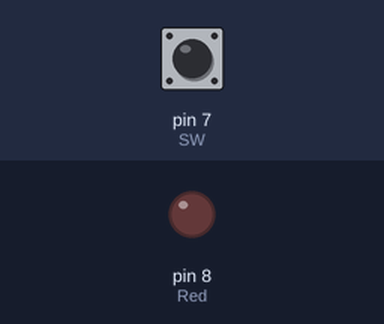
The sketch below on a simulated Arduino Uno, built with avr-gcc and run on an emulated ATmega328P. Shown: output pins drawn as LEDs (lit = HIGH). The inputs (shaded band) are chosen by the test bench; at power-on: pin 7 (SW) HIGH.

Above: at 1.2 s.
1.3 s: pin 7 (SW) pulled LOW for 0.15 s
At 2.6 s:
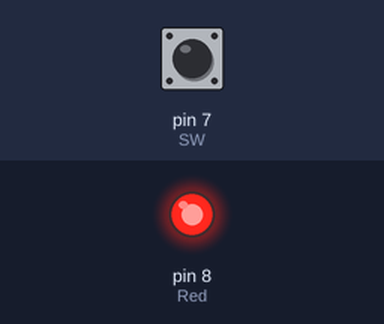
2.9 s: pin 7 (SW) pulled LOW for 1 s
At 4.2 s:
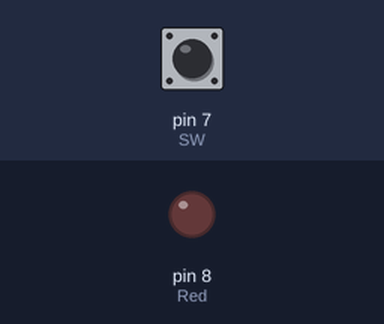
5.4 s: pin 7 (SW) pulled LOW for 3.2 s
At 9.0 s:
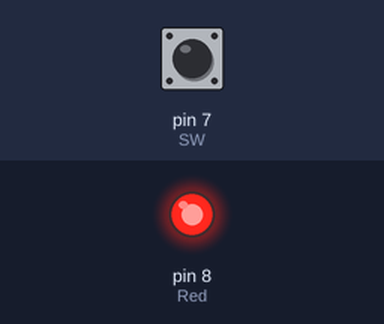
Timing chart, 0 to 10.5 s (numbered marks = the images above; inputs shaded):
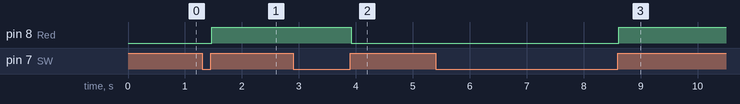

The sketch:

jump2.ino
```cpp
byte SW = 7;
byte Red = 8;
byte Click = 0;
boolean b1, b2;
boolean lastStatus = LOW;
boolean lightStatus = LOW;

void setup() {
  // put your setup code here, to run once:
  pinMode( SW, INPUT );
  pinMode( Red, OUTPUT );
  digitalWrite( Red, lightStatus );
  lastStatus = digitalRead( SW );
}

void loop() {
  // put your main code here, to run repeatedly:
  b1 = digitalRead( SW );


  if( Click == 2 )
  {
    Click = 0;
    lightStatus = !lightStatus;
    digitalWrite( Red, lightStatus );
  }
  else
  {
    while( b1 != lastStatus )
    {
      delay( 20 );
      lastStatus = b1;
      Click += 1;
    }
  }
}
```

Measured:
- after the input at 1.3 s, pin 8 (Red): LOW → HIGH after 0.17 s
- after the input at 2.9 s, pin 8 (Red): HIGH → LOW after 1.0 s
- after the input at 5.4 s, pin 8 (Red): LOW → HIGH after 3.2 s
